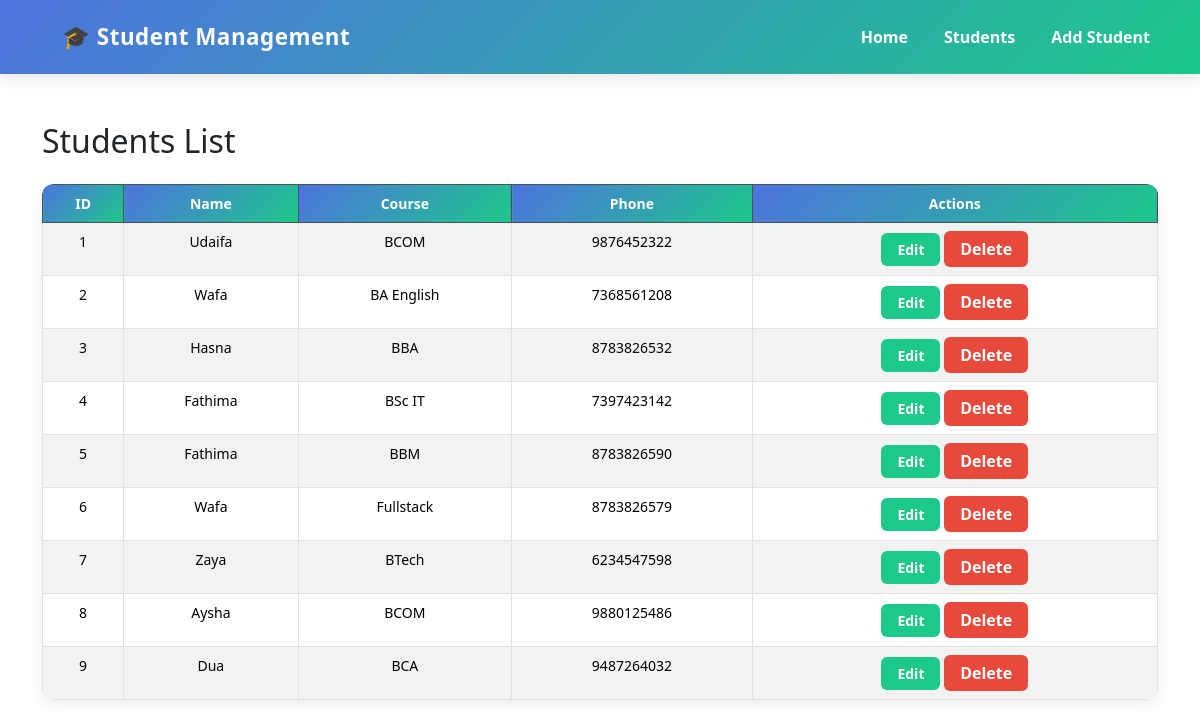
/students/, run on an earlier commit of the app's database.
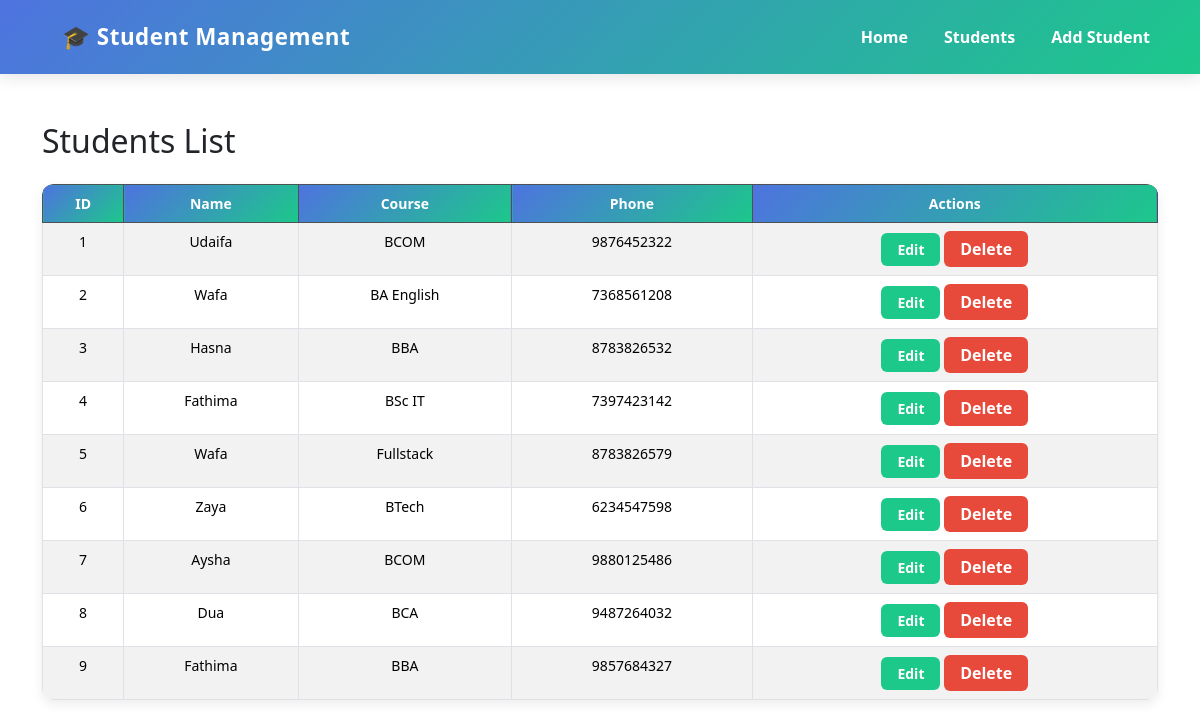
And on a later commit of the database.
### students/models.py (models this page shows, shortened)
class Student(models.Model):
    name = models.CharField(max_length=100)
    course = models.CharField(max_length=100)
    email = models.EmailField()
    phone = models.CharField(max_length=15)
    created_at = models.DateTimeField(auto_now_add=True)  # optional

### students/views.py (the view)
# urls.py: path('students/', views.student_list, name='student_list'),
def student_list(request):
    students = Student.objects.all()
    return render(request, 'students/student_list.html', {
        'students': students
    })

### students/templates/students/student_list.html (shortened to what this page needs)
{% extends 'students/base.html' %}
{% block content %}
<div class="container mt-5">
    <h2 class="mb-4">Students List</h2>
    <table class="table table-bordered table-striped">
        <thead class="table-dark">
            <tr>
                <th>ID</th>
                <th>Name</th>
                <th>Course</th>
                <th>Phone</th>
                <th>Actions</th>
            </tr>
        </thead>
        <tbody>
            {% for student in students %}
            <tr>
                <td>{{ forloop.counter }}</td>
                <td>{{ student.name }}</td>
                <td>{{ student.course }}</td>
                <td>{{ student.phone }}</td>
                <td>
                  <a href="{% url 'student_edit' student.id %}" class="btn btn-success btn-sm">Edit</a>
                  <a href="{% url 'student_delete' student.pk %}" class="btn btn-danger">Delete</a>
                </td>
            </tr>
            {% empty %}
            <tr>
                <td colspan="5" class="text-center">No students found</td>
            </tr>
            {% endfor %}
        </tbody>
    </table>
</div>
{% endblock %}

### students/templates/students/base.html (shortened to what this page needs)
<!DOCTYPE html>
<html lang="en">
<head>
    <link href="https://cdn.jsdelivr.net/npm/bootstrap@5.3.2/dist/css/bootstrap.min.css" rel="stylesheet">
</head>
<body>
<nav class="navbar navbar-expand-lg navbar-dark custom-navbar">
    <div class="container">
        <a class="navbar-brand" href="{% url 'home' %}">
            🎓 Student Management
        </a>
        <div class="collapse navbar-collapse justify-content-end" id="navbarNav">
            <ul class="navbar-nav">
                <li class="nav-item">
                    <a class="nav-link" href="{% url 'home' %}">Home</a>
                </li>
                <li class="nav-item">
                    <a class="nav-link" href="{% url 'student_list' %}">Students</a>
                </li>
                <li class="nav-item">
                    <a class="nav-link" href="{% url 'student_create' %}">Add Student</a>
                </li>
            </ul>
        </div>
    </div>
</nav>
{% block content %}
{% endblock %}
</body>
</html>

### students/templates/students/base.html (style rules this page uses)
.custom-navbar { background: linear-gradient(135deg, #4e73df, #1cc88a); padding: 12px 0; }
.navbar-brand { font-weight: 700; font-size: 1.4rem; letter-spacing: 0.5px; }
.nav-link { color: #ffffff !important; font-weight: 500; margin-left: 15px; transition: 0.3s; }
.navbar { width: 100%; padding: 15px 30px; background: linear-gradient(135deg, #4e73df, #1cc88a); display: flex; justify-content: space-between; align-items: center; box-shadow: 0 4px 15px rgba(0,0,0,0.1); color: #fff; position: sticky; top: 0; z-index: 1000; }
.navbar a { color: #fff; text-decoration: none; margin-left: 20px; font-weight: 600; transition: 0.3s ease; }

### students/templates/students/student_list.html (style rules this page uses)
table { width: 100%; border-collapse: collapse; border-radius: 12px; overflow: hidden; background-color: #ffffff; font-family: 'Segoe UI', Tahoma, Geneva, Verdana, sans-serif; font-size: 14px; color: #2e3e5c; box-shadow: 0 4px 12px rgba(0,0,0,0.08); }
thead th { background: linear-gradient(135deg, #4e73df, #1cc88a); color: #ffffff; font-weight: 600; text-align: center; padding: 12px 15px; }
tbody td { padding: 12px 15px; text-align: center; border-bottom: 1px solid #e3e6f0; }
tbody tr:nth-child(even) { background-color: #f8f9fc; }
.btn-success { background-color: #1cc88a; color: #fff; font-weight: 600; border-radius: 6px; padding: 6px 16px; border: none; transition: 0.3s ease; }
.btn-danger { background-color: #e74a3b; color: #fff; font-weight: 600; border-radius: 6px; padding: 6px 16px; border: none; transform: 0.3s ease; }

What changed in the data, as far as the page shows it:
removed Student: name "Fathima", course "BBM", phone "8783826590"
added Student: name "Fathima", course "BBA", phone "9857684327"
